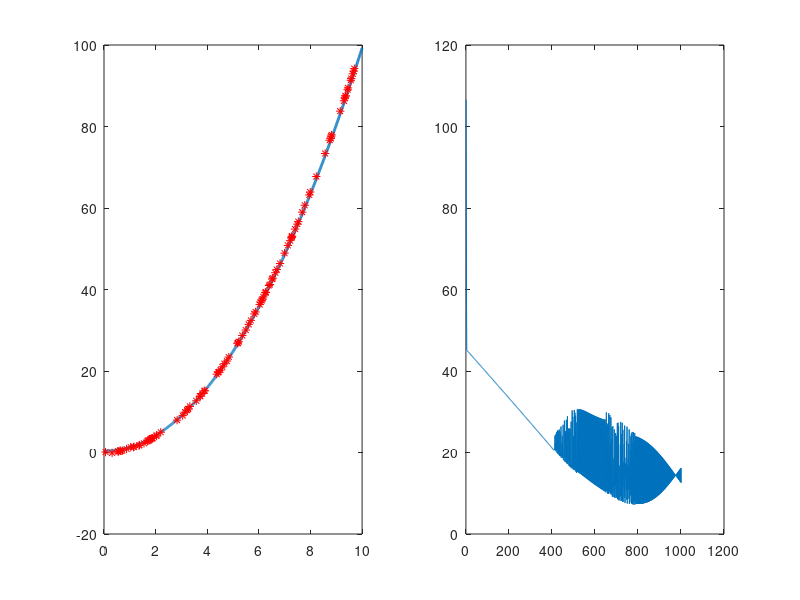

Write MATLAB code to recreate this figure.
clear; clc;

% let h(x) = w(1) + w(2)*x + w(3)*x^2 approximate y(x) = x^2 + noise on [0,10]
realfunc = @(x) x.*x;
m = 1000;
noise = randn(m, 1);
x = 10 * rand(m, 1);
y = realfunc(x) + 0.1 * noise;

w = rand(1,3);  % w = [0; 1.00; 0.00];
resfunc  = @(w,x,y) (w(1) + w(2)*x + w(3)*x.*x) - y;   % h(x) - y(x)
Dresfunc = @(w,x,y) [resfunc(w,x,y), resfunc(w,x,y).*x, resfunc(w,x,y).*x.*x];

eta = 1e-3;
T = 1000;
res = zeros(T + 1, 1);
res(1) = norm(resfunc(w, x, y));
for i = 1:T
    p = Dresfunc(w, x, y);
    w = w - eta * sum(p)/norm(p);
    res(i + 1) = norm(resfunc(w, x, y));
end

xi = 0:0.01:10;  s = floor(m / 100);
h = (w(1) + w(2)*xi + w(3)*xi.*xi);
subplot(1,2,1); plot(xi, h, 'LineWidth', 2, x(1:s:end), y(1:s:end), 'r*');
subplot(1,2,2); plot(res);
